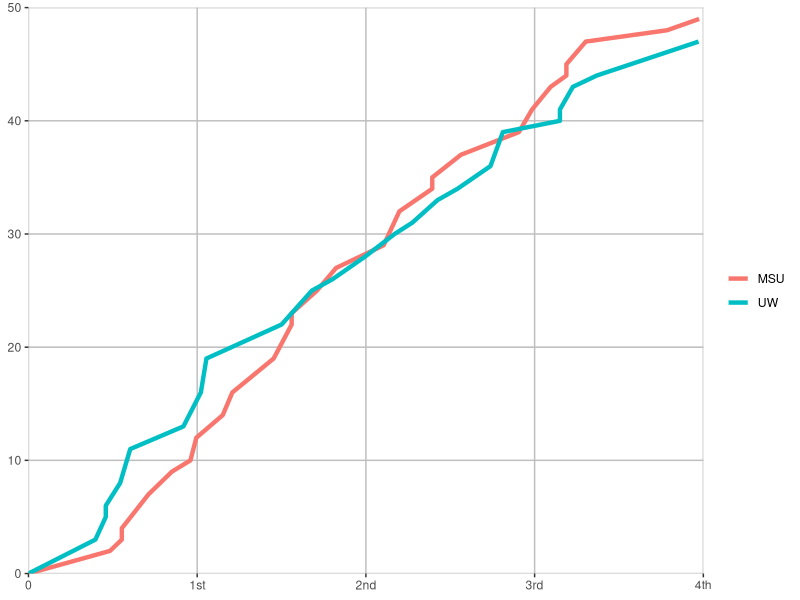
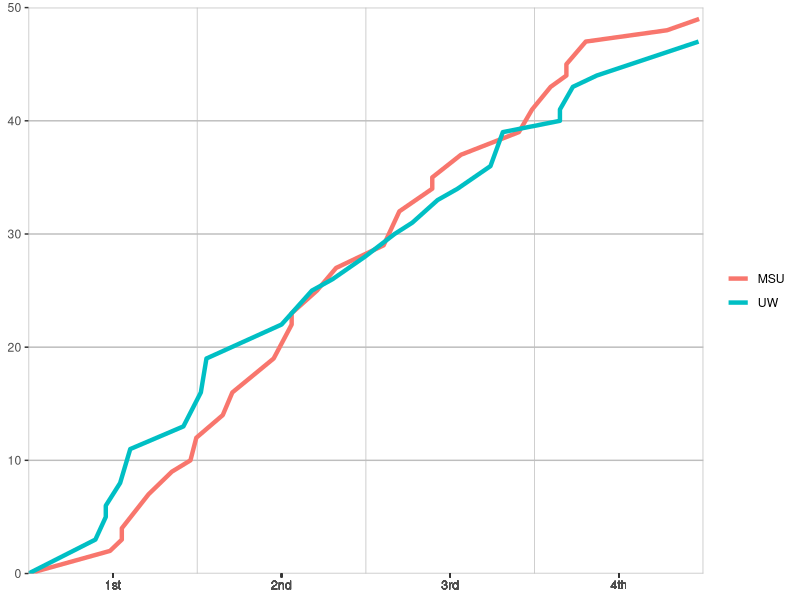

These figures' R source, in order: (Note: this script raises an error after producing the figures.)
# Biocomputing 2022
# Exercise 10, 2022-11-18
# Written by Xiyuan Guan

library(ggplot2)

# task 1: figure time vs. score for teams
setwd("C:/Users/guanx/Documents/N.ND/BIOS 60318 Biocomputing/test/exercise10/Exercise10/")

ball <- read.table("UWvMSU_1-22-13.txt",sep = "\t", header = TRUE)
head(ball)
line1 <- c(0,"UW",0)
line2 <- c(0,"MSU",0)
ball <- rbind(line1,line2,ball)
unique(ball$team) # "UW"  "MSU"
ball$time <- as.numeric(ball$time)
ball$sumscore[ball$team=="UW"] <- cumsum(ball$score[ball$team=="UW"])
ball$sumscore[ball$team=="MSU"] <- cumsum(ball$score[ball$team=="MSU"])


ggplot(ball, aes(x=time, y= sumscore, color=team))+
  geom_line(linewidth=1.5)+
  scale_x_continuous(limits = c(0,40),
                     expand = c(0,0),
                     n.breaks = 5,
                     labels = c("0","1st","2nd","3rd","4th"))+
  scale_y_continuous(limits=c(0,50),
                     expand = c(0,0))+
  xlab(NULL)+
  ylab(NULL)+
  theme(panel.grid.major.x = element_line(colour = "grey"),
        panel.grid.major.y = element_line(colour = "grey"),
        panel.grid.minor.x = element_blank(),
        panel.grid.minor.y = element_blank())+
  theme(legend.title=element_blank(),
      panel.background = element_rect(fill = "white"))
# How to put sections in the middle of grids?
ball$intr[ball$time<10 & ball$time>=0] <- 5
ball$intr[ball$time<20 & ball$time>=10] <- 15
ball$intr[ball$time<30 & ball$time>=20] <- 25
ball$intr[ball$time<=40 & ball$time>=30] <- 35
ball$section[ball$time<10 & ball$time>=0] <- "1st"
ball$section[ball$time<20 & ball$time>=10] <- "2nd"
ball$section[ball$time<30 & ball$time>=20] <- "3rd"
ball$section[ball$time<=40 & ball$time>=30] <- "4th"


ggplot(ball, aes(x=time, y= sumscore, color=team))+
  geom_line(linewidth=1.5)+
  labs(x = NULL, y= NULL)+
  scale_x_continuous(breaks = ball$intr,
                   labels = ball$section,
                   expand = c(0,0))+
  scale_y_continuous(limits=c(0,50),
                     expand = c(0,0))+
  theme(panel.grid.major.x = element_blank(),
        panel.grid.major.y = element_line(colour = "grey"),
        panel.grid.minor.x = element_line(colour = "grey"),
        panel.grid.minor.y = element_blank())+
  geom_vline(xintercept = c(0,40), color = "grey")+ 
  theme(legend.title=element_blank(),
        panel.background = element_rect(fill = "white"))

# task 2: Write a game called “guess my number”.

guess_my_number <- function(){
  answer<- sample(1:100,1) # randomly select a number from 1 to 100
  print("I'm thinking of a number 1-100...")
  for(i in 1:10){
    cat("Guess:", scan(what = "interger", n = 1)->guess) # ask player to input a number
    guess <- as.numeric(guess)
    if(guess==answer){
      print("Correct!")
      break
    }else if(guess>answer && guess<=100){
      print("Lower")
    }else if(guess<answer && guess>=1){
      print("Higher")
    }else{
      print("Wrong input! Out of range (1~100)!") # Increased Robustness
    }
    if(i == 10 & guess!=answer){
      print("Run out of times to try! Rerun the code to start a new game.")
      cat("The correct answer is: ", answer)
    }
  }
}
guess_my_number()
